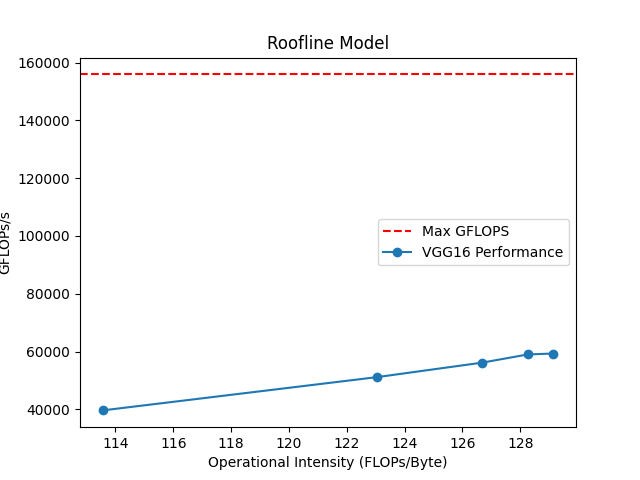

Write the Python code that produced this figure.
import matplotlib.pyplot as plt
import numpy as np
import math

if __name__ == "__main__":
    flops_per_byte = [
        113.554050073427,
        123.047220124122,
        126.685632085377,
        128.26429842976,
        129.148030101639,
    ]
    gflops_per_second = [
        39644.6889151966,
        51160.3206192681,
        56172.8004292086,
        59011.4367299136,
        59325.3374649655,
    ]
    fig, ax = plt.subplots()
    ax.axhline(
        y=155900, xmin=0, xmax=150, color="r", linestyle="dashed", label="Max GFLOPS"
    )
    ax.plot(flops_per_byte, gflops_per_second, marker="o", label="VGG16 Performance")
    ax.set_xlabel("Operational Intensity (FLOPs/Byte)")
    ax.set_ylabel("GFLOPs/s")
    ax.set_title("Roofline Model")
    ax.legend()
    fig.savefig("roofline.png")
